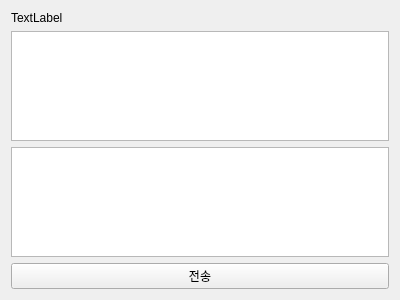
<?xml version="1.0" encoding="UTF-8"?>
<ui version="4.0">
 <class>Chat</class>
 <widget class="QWidget" name="Chat">
  <property name="geometry">
   <rect>
    <x>0</x>
    <y>0</y>
    <width>400</width>
    <height>300</height>
   </rect>
  </property>
  <property name="windowTitle">
   <string>Form</string>
  </property>
  <layout class="QVBoxLayout" name="verticalLayout">
   <item>
    <layout class="QHBoxLayout" name="horizontalLayout">
     <item>
      <widget class="QLabel" name="label">
       <property name="text">
        <string>TextLabel</string>
       </property>
      </widget>
     </item>
    </layout>
   </item>
   <item>
    <widget class="QTextBrowser" name="messageBrowser"/>
   </item>
   <item>
    <widget class="QTextEdit" name="messageTextEdit"/>
   </item>
   <item>
    <widget class="QPushButton" name="sendButton">
     <property name="text">
      <string>전송</string>
     </property>
    </widget>
   </item>
  </layout>
 </widget>
 <resources/>
 <connections/>
</ui>
